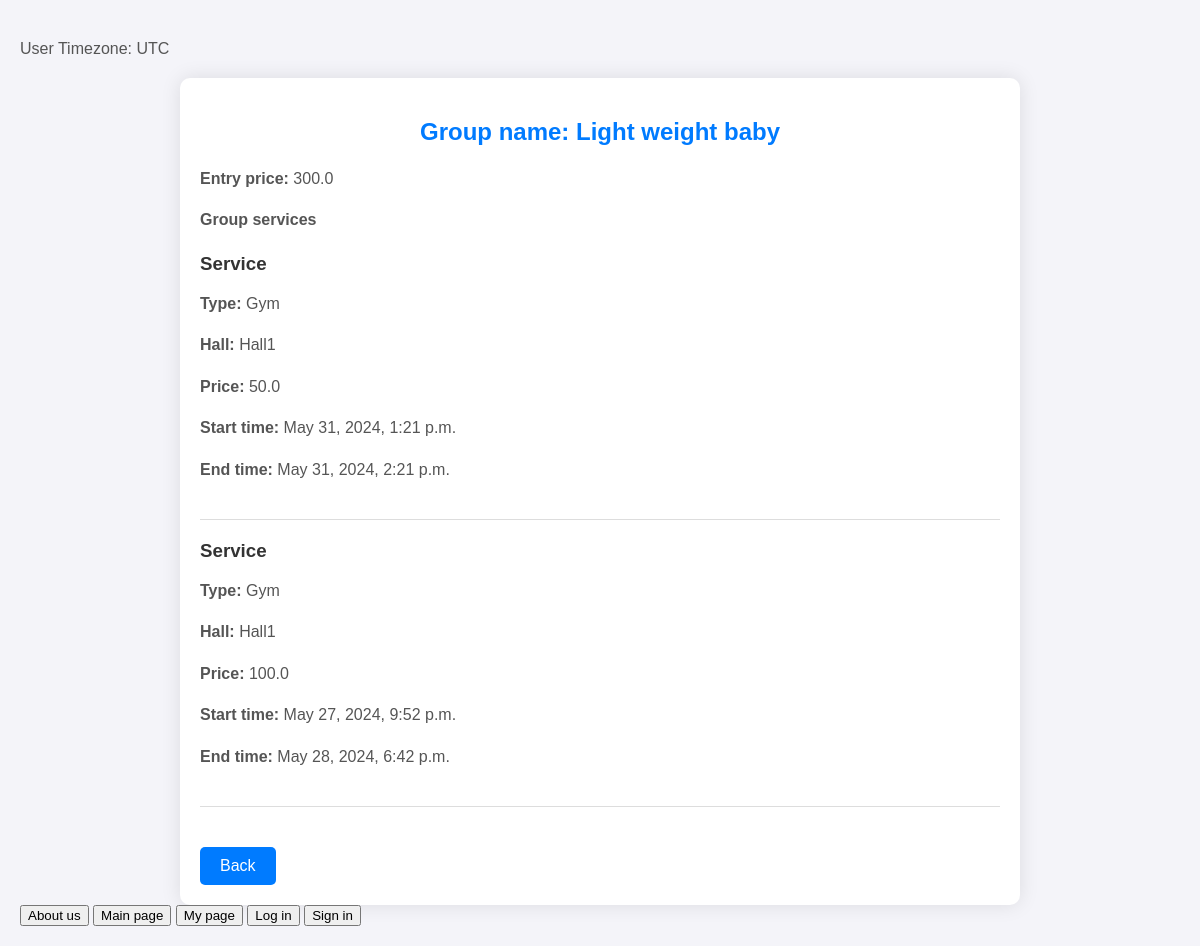
The page /group1/ (signed in) on the database its author committed.
### entities/models.py (models this page shows, shortened)
class Base(models.Model):
    create_date = models.DateTimeField(auto_now=True)
    update_date = models.DateTimeField(auto_now=True)
    local_create_date = models.DateTimeField(auto_now=True)
    local_update_date = models.DateTimeField(auto_now=True)
    class Meta:
        abstract = True

class Group(Base):
    name = models.CharField(max_length=50)
    all_price = models.FloatField(default=0, validators=[MinValueValidator(0)])
    max_services = models.PositiveSmallIntegerField(default=10)
    max_clients = models.PositiveSmallIntegerField(default=10)
    is_open = models.BooleanField(default=False)
    is_edit = models.BooleanField(default=True)
    clients = models.ManyToManyField(Client, blank=True)

class Service(Base):
    start_time = models.DateTimeField()
    end_time = models.DateTimeField()
    price = models.FloatField(default=0, validators=[MinValueValidator(0)])
    typeOfservice = models.CharField(max_length=100, default='Gym')
    group = models.ForeignKey(Group, on_delete=models.SET_NULL, null=True)
    hall = models.ForeignKey(Hall, on_delete=models.SET_NULL, null=True)

class Hall(Base):
    projectiles = models.ManyToManyField(Projectile, help_text='select projectiles for this hall')
    hall_name = models.CharField(max_length=20, help_text='enter hall name')

### entities/views.py (the view)
# urls.py: path('group<int:id>/', views.client_group_page, name='group_details'),
@login_required(login_url='login/')
def client_group_page(request, id):
    group = Group.objects.get(id=id)
    services = group.service_set.all()
    return render(request, "GroupDetailsPage.html", {'group': group, 'services': services})

### entities/templates/GroupDetailsPage.html (shortened to what this page needs)
{% extends "extender.html" %}
{% block content %}
<!DOCTYPE html>
<html lang="en">
<head>
</head>
<body>
<div class="container">
    <h2>Group name: {{group.name}}</h2>
    <p><b>Entry price: </b>{{group.all_price}}</p>
    <p><b>Group services</b></p>
    {% if services %}
    <div class="services">
        {% for service in services %}
        <div class="service-item">
            <h3>Service</h3>
            <p><b>Type: </b>{{service.typeOfservice}}</p>
            <p><b>Hall: </b>{{service.hall.hall_name}}</p>
            <p><b>Price: </b>{{service.price}}</p>
            <p><b>Start time: </b>{{service.start_time}}</p>
            <p><b>End time: </b>{{service.end_time}}</p>
        </div>
        {% endfor %}
    </div>
    {% else %}
    <p>There are no services yet</p>
    {% endif %}
    <a href="{% url 'entities:user' %}" class="btn">Back</a>
</div>
</body>
</html>
{% endblock content %}

### entities/templates/GroupDetailsPage.html (style rules this page uses)
body { font-family: Arial, sans-serif; background-color: #f4f4f9; margin: 0; padding: 20px; color: #333; }
.container { max-width: 800px; margin: 0 auto; padding: 20px; background-color: #fff; border-radius: 10px; box-shadow: 0 0 20px rgba(0, 0, 0, 0.1); text-align: left; }
h2 { text-align: center; color: #007bff; margin-bottom: 20px; }
p { font-size: 16px; line-height: 1.6; color: #555; }
h3 { color: #333; margin-top: 20px; margin-bottom: 10px; }
.btn { display: inline-block; padding: 10px 20px; margin-top: 20px; font-size: 16px; color: white; background-color: #007bff; border: none; border-radius: 5px; cursor: pointer; text-align: center; text-decoration: none; }
.services { margin-bottom: 20px; }
.service-item { margin-bottom: 20px; padding-bottom: 20px; border-bottom: 1px solid #ddd; }

### rows shown on the page
Group: name "Light weight baby", all_price "300.0"
Service: typeOfservice "Gym", hall.hall_name "Hall1", price "50.0", start_time "May 31, 2024, 1:21 p.m.", end_time "May 31, 2024, 2:21 p.m."
Service: typeOfservice "Gym", hall.hall_name "Hall1", price "100.0", start_time "May 27, 2024, 9:52 p.m.", end_time "May 28, 2024, 6:42 p.m."
